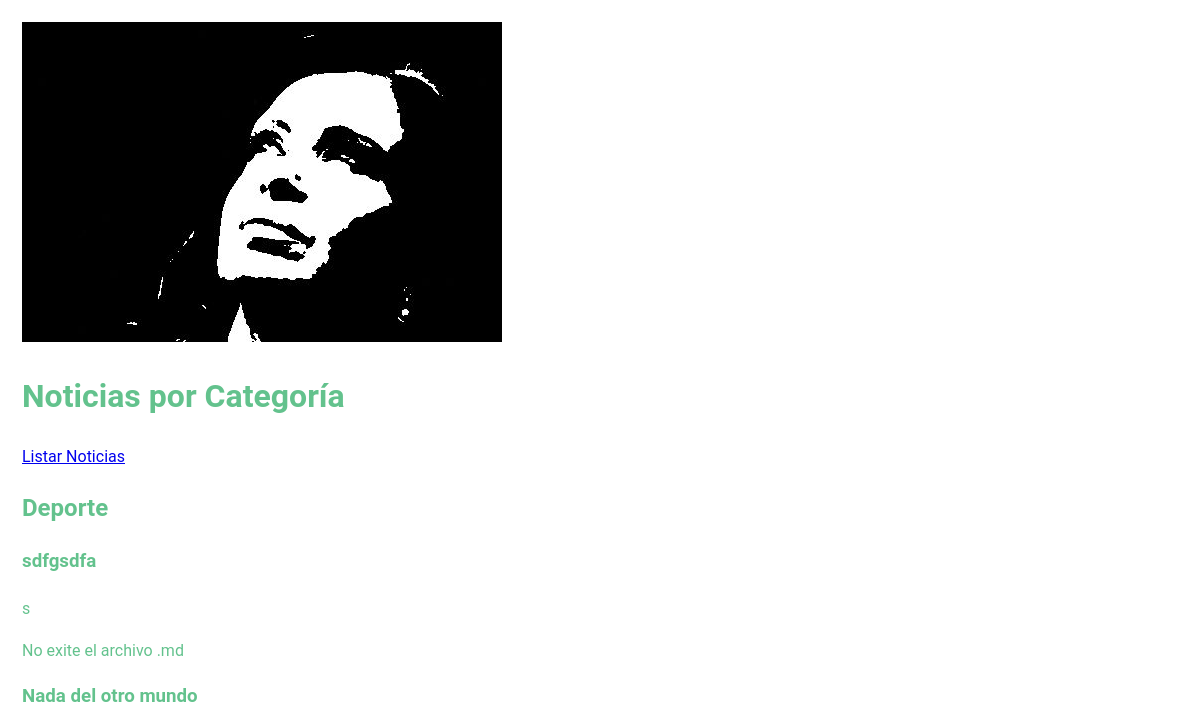
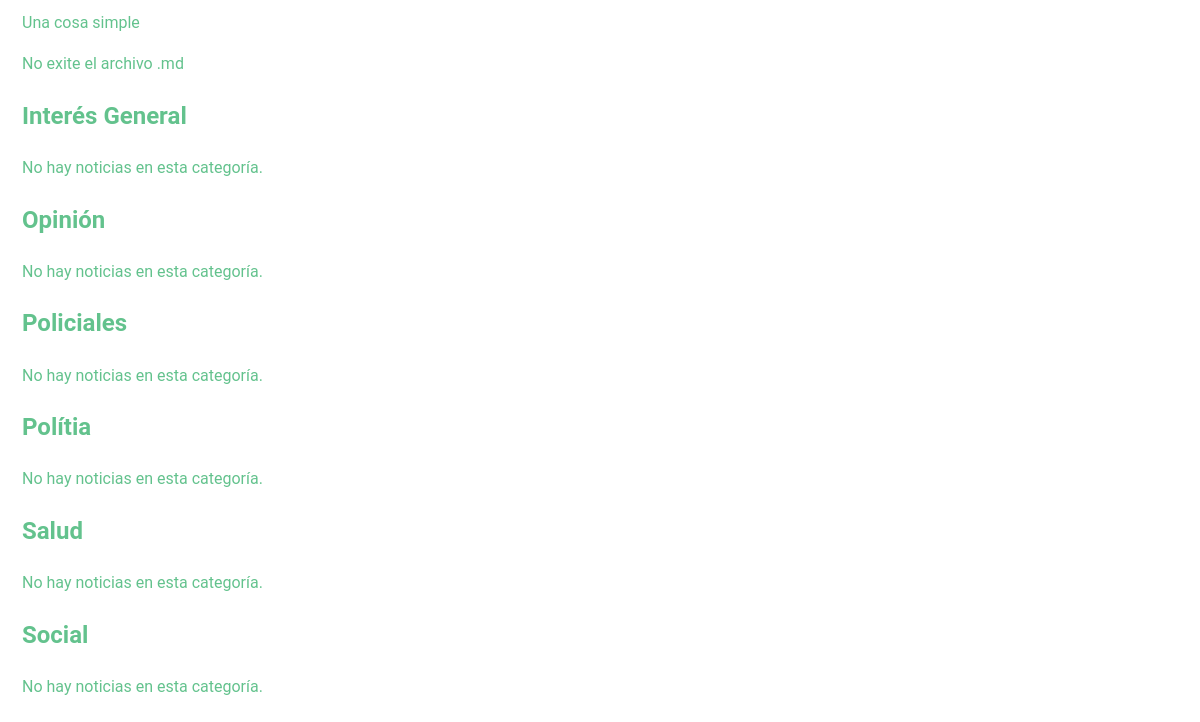
The page /noticias/ on the database as committed earlier (2 pictures, top to bottom).
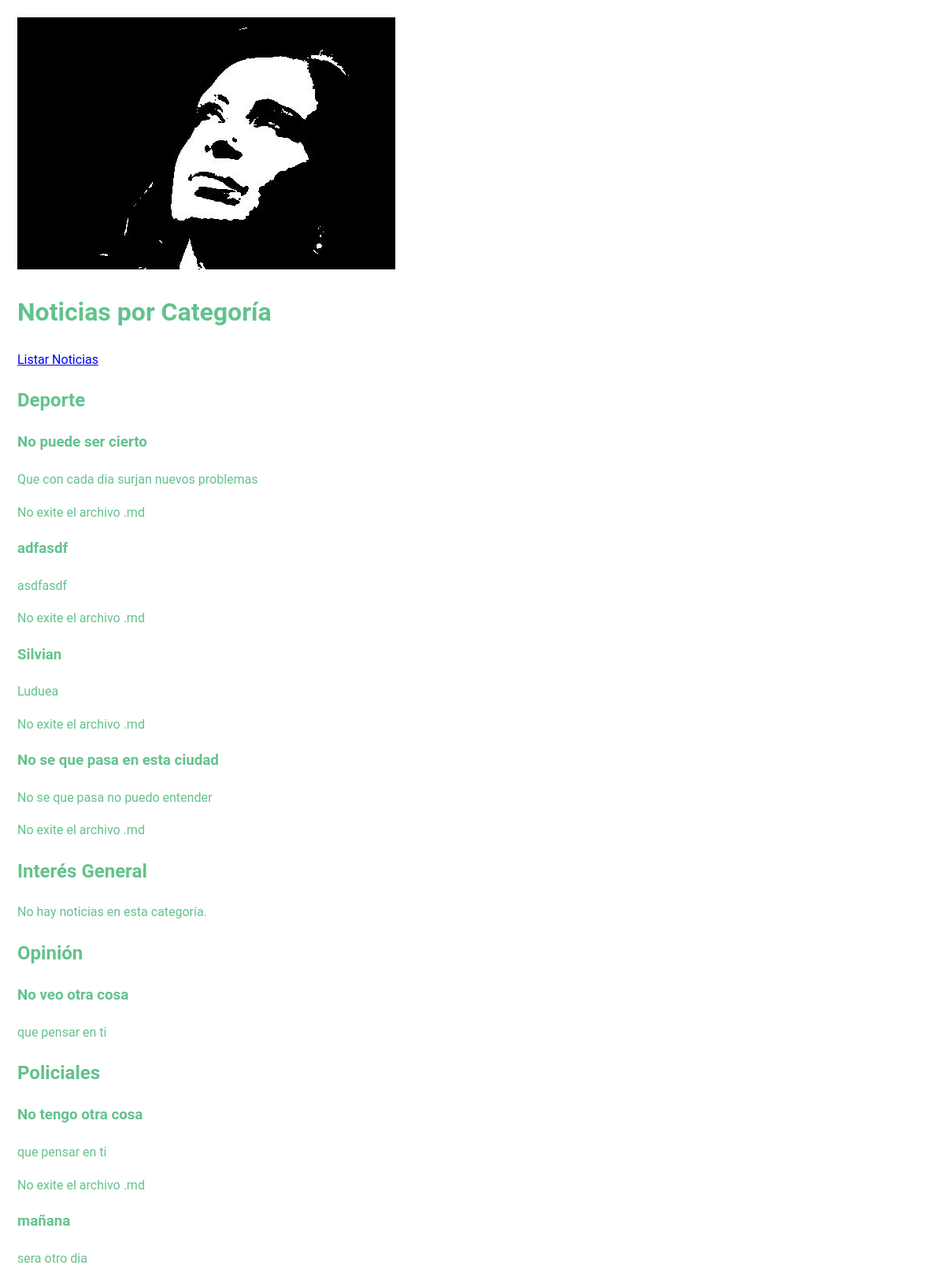
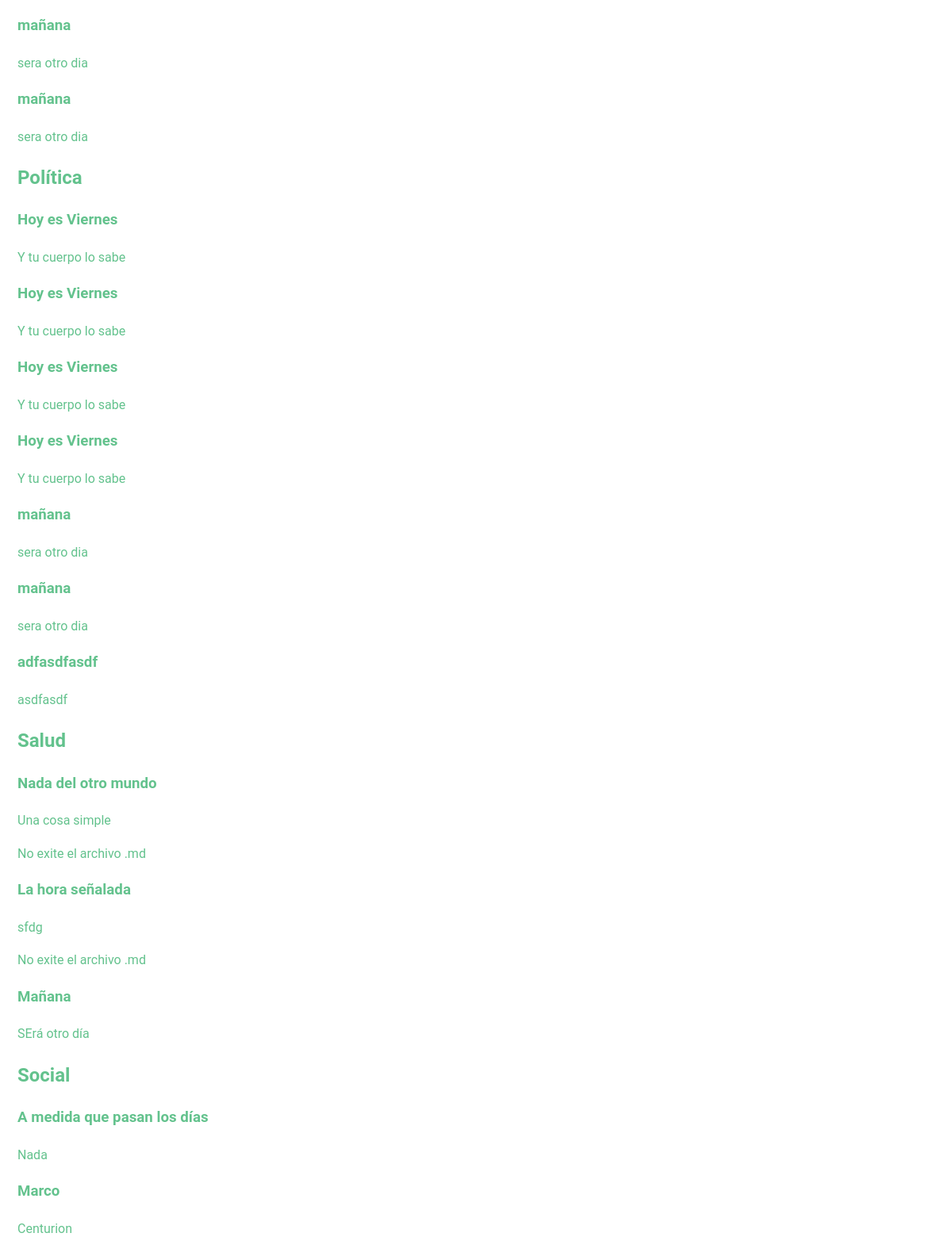
The same page on the database as committed later (2 pictures, top to bottom).
### noticias/models.py (models this page shows, shortened)
class Categoria(models.Model):
    nombre = models.CharField(max_length=100)
    slug = models.SlugField(max_length=100, unique=True, blank=True)

class Noticia(models.Model):
    titulo = models.CharField(max_length=200)
    resumen = models.TextField()
    archivo_markdown = models.FileField(upload_to='markdown/', null=True, blank=True)
    contenido = models.TextField(blank=True)
    texto_markdown = models.TextField(blank=True)  # Campo adicional para el contenido Markdown como texto plano
    categoria = models.ForeignKey(Categoria, on_delete=models.CASCADE)

### noticias/views.py (the view)
# urls.py: path('', listar_noticias, name='listar_noticias'),
def listar_noticias(request):
    categorias = Categoria.objects.all()
    return render(request, 'noticias/listar_noticias.html', {'categorias': categorias})

### noticias/templates/noticias/listar_noticias.html (shortened to what this page needs)
{% load static %}
<!DOCTYPE html>
<html lang="es">
<head>
    <link rel="stylesheet" href="{% static 'css/styles.css' %}">
</head>
<body>
    <img src="{% static 'img/cris1.jpg' %}" alt="Logo">
	<h1>Noticias por Categoría</h1>
    <nav>
        <a href="{% url 'noticias:listar_noticias' %}">Listar Noticias</a>
    </nav>
    {% for categoria in categorias %}
        <h2 id="{{ categoria.slug }}">{{ categoria.nombre }}</h2>
        {% for noticia in categoria.noticia_set.all %}
            <article>
                <h3>{{ noticia.titulo }}</h3>
                <p>{{ noticia.resumen }}</p>
                <div>{{ noticia.contenido|safe }}</div>
            </article>
        {% empty %}
            <p>No hay noticias en esta categoría.</p>
        {% endfor %}
    {% endfor %}
</body>
</html>

### static/css/styles.css (style rules this page uses)
body { font-family: Roboto, sans-serif; line-height: 1.6; margin: 22px; padding: 0; color: rgba(60, 179, 113, 0.8) }
h1 { color: rgba(60, 179, 113, 0.8) }

Rows that differ between the two databases and show on the page:
changed Categoria "Deporte": loses Noticia (titulo "Nada del otro mundo", resumen "Una cosa simple", contenido "No exite el archivo .md")
changed Noticia: titulo "sdfgsdfa" → "No puede ser cierto"; resumen "s" → "Que con cada dia surjan nuevos problemas"
added Noticia: titulo "adfasdf", resumen "asdfasdf", contenido "No exite el archivo .md", shown under Categoria "Deporte"
added Noticia: titulo "Silvian", resumen "Luduea", contenido "No exite el archivo .md", shown under Categoria "Deporte"
added Noticia: titulo "No se que pasa en esta ciudad", resumen "No se que pasa no puedo entender", contenido "No exite el archivo .md", shown under Categoria "Deporte"
shown differently, row unchanged: Categoria "Opinión": no longer shows "No hay noticias en esta categoría."
added Noticia: titulo "No veo otra cosa", resumen "que pensar en ti", shown under Categoria "Opinión"
shown differently, row unchanged: Categoria "Policiales": no longer shows "No hay noticias en esta categoría."
added Noticia: titulo "No tengo otra cosa", resumen "que pensar en ti", contenido "No exite el archivo .md", shown under Categoria "Policiales"
added Noticia: titulo "mañana", resumen "sera otro dia", shown under Categoria "Policiales"
added Noticia: titulo "mañana", resumen "sera otro dia", shown under Categoria "Policiales"
added Noticia: titulo "mañana", resumen "sera otro dia", shown under Categoria "Policiales"
changed Categoria: nombre "Polítia" → "Política"; no longer shows "No hay noticias en esta categoría."
added Noticia: titulo "Hoy es Viernes", resumen "Y tu cuerpo lo sabe", shown under Categoria "Política"
added Noticia: titulo "Hoy es Viernes", resumen "Y tu cuerpo lo sabe", shown under Categoria "Política"
added Noticia: titulo "Hoy es Viernes", resumen "Y tu cuerpo lo sabe", shown under Categoria "Política"
added Noticia: titulo "Hoy es Viernes", resumen "Y tu cuerpo lo sabe", shown under Categoria "Política"
added Noticia: titulo "mañana", resumen "sera otro dia", shown under Categoria "Política"
added Noticia: titulo "mañana", resumen "sera otro dia", shown under Categoria "Política"
added Noticia: titulo "adfasdfasdf", resumen "asdfasdf", shown under Categoria "Política"
changed Categoria "Salud": gains Noticia (titulo "Nada del otro mundo", resumen "Una cosa simple", contenido "No exite el archivo .md"); no longer shows "No hay noticias en esta categoría."
added Noticia: titulo "La hora señalada", resumen "sfdg", contenido "No exite el archivo .md", shown under Categoria "Salud"
added Noticia: titulo "Mañana", resumen "SErá otro día", shown under Categoria "Salud"
shown differently, row unchanged: Categoria "Social": no longer shows "No hay noticias en esta categoría."
added Noticia: titulo "A medida que pasan los días", resumen "Nada", shown under Categoria "Social"
added Noticia: titulo "Marco", resumen "Centurion", shown under Categoria "Social"
